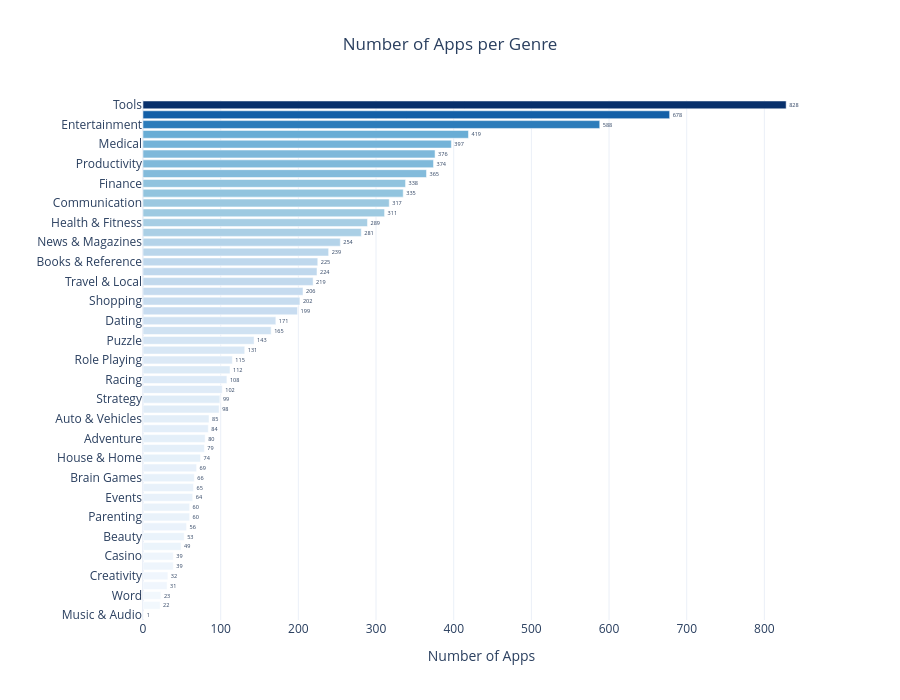

The notebook cell saved with this chart:
### Markdown cell above
**Challenge**: Can you create this chart with the Series containing the genre data?

<img src=https://imgur.com/DbcoQli.png width=400>

Try experimenting with the built in colour scales in Plotly. You can find a full list [here](https://plotly.com/python/builtin-colorscales/).

- Find a way to set the colour scale using the color_continuous_scale parameter.
- Find a way to make the color axis disappear by using coloraxis_showscale.

### Code cell
genre_df = num_genres.rename_axis("Genre").reset_index(name="Number of Apps")


genres_bar = px.bar(
    genre_df,
    x="Number of Apps",
    y="Genre",
    orientation="h",
    title="Number of Apps per Genre",
    color="Number of Apps",
    color_continuous_scale="Blues",
    text="Number of Apps",
)

genres_bar.update_layout(
    template="plotly_white",
    title=dict(text="Number of Apps per Genre", x=0.5, xanchor="center"),
    xaxis_title="Number of Apps",
    yaxis_title="",
    coloraxis_showscale=False,
    height=700,
)

genres_bar.update_traces(
    texttemplate="%{x:,.0f}", textposition="outside", cliponaxis=False
)

genres_bar.update_layout(yaxis=dict(categoryorder="total ascending"), showlegend=False)

genres_bar.show()

### Figure 1 — Plotly figure (JSON) as saved in the notebook; plotly's stock layout.template omitted (floating-point values rounded to 4 significant figures)
{"data": [{"cliponaxis": false, "hovertemplate": "Number of Apps=%{marker.color}<br>Genre=%{y}<extra></extra>", "legendgroup": "", "marker": {"color": [828, 678, 588, 419, 397, 376, 374, 365, 338, 335, 317, 311, 289, 281, 254, 239, 225, 224, 219, 206, 202, 199, 171, 165, 143, 131, 115, 112, 108, 102, 99, 98, 85, 84, 80, 79, 74, 69, 66, 65, 64, 60, 60, 56, 53, 49, 39, 39, 32, 31, 23, 22, 1], "coloraxis": "coloraxis", "pattern": {"shape": ""}}, "name": "", "orientation": "h", "showlegend": false, "text": [828.0, 678.0, 588.0, 419.0, 397.0, 376.0, 374.0, 365.0, 338.0, 335.0, 317.0, 311.0, 289.0, 281.0, 254.0, 239.0, 225.0, 224.0, 219.0, 206.0, 202.0, 199.0, 171.0, 165.0, 143.0, 131.0, 115.0, 112.0, 108.0, 102.0, 99.0, 98.0, 85.0, 84.0, 80.0, 79.0, 74.0, 69.0, 66.0, 65.0, 64.0, 60.0, 60.0, 56.0, 53.0, 49.0, 39.0, 39.0, 32.0, 31.0, 23.0, 22.0, 1.0], "textposition": "outside", "texttemplate": "%{x:,.0f}", "type": "bar", "x": [828, 678, 588, 419, 397, 376, 374, 365, 338, 335, 317, 311, 289, 281, 254, 239, 225, 224, 219, 206, 202, 199, 171, 165, 143, 131, 115, 112, 108, 102, 99, 98, 85, 84, 80, 79, 74, 69, 66, 65, 64, 60, 60, 56, 53, 49, 39, 39, 32, 31, 23, 22, 1], "xaxis": "x", "y": ["Tools", "Education", "Entertainment", "Business", "Medical", "Personalization", "Productivity", "Lifestyle", "Finance", "Sports", "Communication", "Action", "Health & Fitness", "Photography", "News & Magazines", "Social", "Books & Reference", "Casual", "Travel & Local", "Simulation", "Shopping", "Arcade", "Dating", "Video Players & Editors", "Puzzle", "Maps & Navigation", "Role Playing", "Food & Drink", "Racing", "Educational", "Strategy", "Action & Adventure", "Auto & Vehicles", "Libraries & Demo", "Adventure", "Weather", "House & Home", "Pretend Play", "Brain Games", "Art & Design", "Events", "Parenting", "Board", "Comics", "Beauty", "Card", "Trivia", "Casino", "Creativity", "Music & Video", "Word", "Music", "Music & Audio"], "yaxis": "y"}], "layout": {"barmode": "relative", "coloraxis": {"autocolorscale": false, "colorbar": {"title": {"text": "Number of Apps"}}, "colorscale": [[0, "rgb(247,251,255)"], [0.125, "rgb(222,235,247)"], [0.25, "rgb(198,219,239)"], [0.375, "rgb(158,202,225)"], [0.5, "rgb(107,174,214)"], [0.625, "rgb(66,146,198)"], [0.75, "rgb(33,113,181)"], [0.875, "rgb(8,81,156)"], [1, "rgb(8,48,107)"]], "showscale": false}, "height": 700, "legend": {"tracegroupgap": 0}, "showlegend": false, "title": {"text": "Number of Apps per Genre", "x": 0.5, "xanchor": "center"}, "xaxis": {"anchor": "y", "domain": [0, 1], "title": {"text": "Number of Apps"}}, "yaxis": {"anchor": "x", "categoryorder": "total ascending", "domain": [0, 1], "title": {"text": ""}}}}
